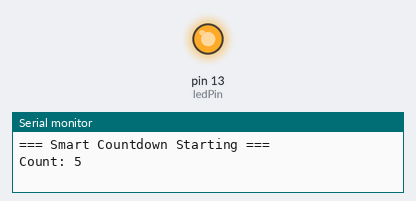
A sketch run on a simulated Arduino Uno, built with avr-gcc and run on an emulated ATmega328P. Parts: output pins drawn as LEDs (lit = HIGH), the last lines printed to the serial monitor.

Above: at 0.1 s.
At 4.6 s:
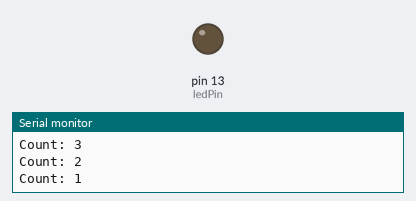
Timing chart, 0 to 6.1 s (numbered marks = the images above):
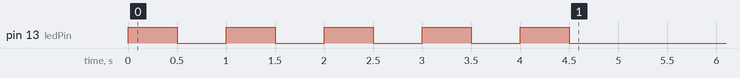

The sketch:

smartCounter_Roland_Tetteh_junior.ino
```cpp
int startValue = 5;   // we'll count down from 5
int ledPin = 13;      // this is the built-in LED on most Arduino boards

// This function makes the LED blink 'times' times
// For our countdown we’ll just call it with 1, so it blinks once per number
void flashLED(int times) {
    int i = 0;  // little counter just for this function
    while (i < times) {
        digitalWrite(ledPin, HIGH);   // turn LED on
        delay(500);                   // keep it on for half a second
        digitalWrite(ledPin, LOW);    // turn LED off
        delay(500);                   // keep it off for half a second
        i = i + 1;                    // one blink done
    }
}

void setup() {
    pinMode(ledPin, OUTPUT);   // tell Arduino pin 13 is for output
    Serial.begin(9600);        // start talking to Serial Monitor

    Serial.println("=== Smart Countdown Starting ===");

    int count = startValue;    // start our countdown at 5
    while (count > 0) {        // keep going while count is still above 0
        Serial.print("Count: ");
        Serial.println(count); // show the current number

        flashLED(1);    // blink the LED once for this number

        count = count - 1;  // count down to the next number
    }

    Serial.println("=== Countdown Complete ==="); // we’re done!
}

void loop() {
    // nothing here - everything happens once in setup()
}
```
